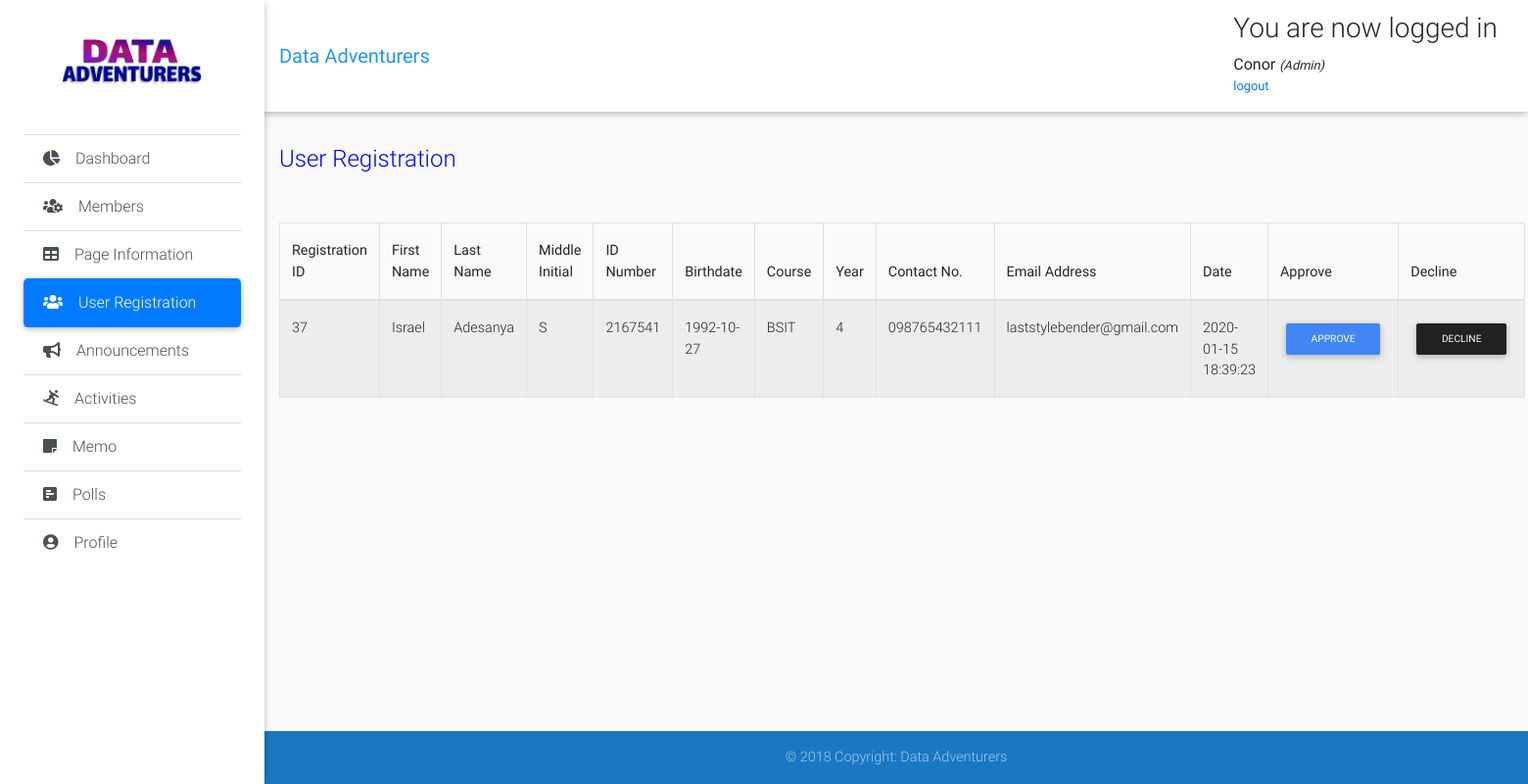
/admin-modules/user-registration.php (signed in), run on the app's committed database.
### tables this page shows
CREATE TABLE IF NOT EXISTS `page_info` (
  `id` int(11) NOT NULL AUTO_INCREMENT,
  `about` varchar(1000) NOT NULL,
  `mission` varchar(1000) NOT NULL,
  `vision` varchar(1000) NOT NULL,
  `address` varchar(250) NOT NULL,
  `contact` varchar(250) NOT NULL,
  `email` varchar(250) NOT NULL,
  `image` varchar(1000) NOT NULL,
  PRIMARY KEY (`id`)
);

CREATE TABLE IF NOT EXISTS `requests` (
  `id` int(11) NOT NULL AUTO_INCREMENT,
  `first_name` varchar(50) NOT NULL,
  `last_name` varchar(50) NOT NULL,
  `middle_initial` varchar(10) NOT NULL,
  `id_number` varchar(50) NOT NULL,
  `email_add` varchar(50) NOT NULL,
  `password` varchar(500) NOT NULL,
  `cpassword` varchar(500) NOT NULL,
  `Birthdate` varchar(50) NOT NULL,
  `course` varchar(50) NOT NULL,
  `Year` varchar(50) NOT NULL,
  `contact_num` varchar(50) NOT NULL,
  `date` datetime NOT NULL,
  PRIMARY KEY (`id`)
);

### admin-modules/user-registration.php (the view, shortened to what this page needs)
<?php
include "header.php";
 ?>
      <div class="list-group list-group-flush">
        <a href="dashboard.php" class="list-group-item list-group-item-action waves-effect">
          <i class="fas fa-chart-pie mr-3"></i>Dashboard</a>
        <a href="members.php" class="list-group-item list-group-item-action waves-effect">
          <i class="fas fa-users-cog mr-3"></i>Members</a>
        <a href="page-information.php" class="list-group-item list-group-item-action waves-effect">
          <i class="fas fa-table mr-3"></i>Page Information</a>
        <a href="user-registration.php" class="list-group-item list-group-item-action active waves-effect">
          <i class="fas fa-users mr-3"></i>User Registration</a>
        <a href="announcements.php" class="list-group-item list-group-item-action waves-effect">
          <i class="fas fa-bullhorn mr-3"></i>Announcements</a>
        <a href="activities.php" class="list-group-item list-group-item-action waves-effect">
          <i class="fas fa-snowboarding mr-3"></i>Activities</a>
        <a href="memo.php" class="list-group-item list-group-item-action waves-effect">
          <i class="fas fa-sticky-note mr-3"></i>Memo</a>
        <a href="polls.php" class="list-group-item list-group-item-action waves-effect">
          <i class="fas fa-poll-h mr-3"></i>Polls</a>
        <a href="profile.php" class="list-group-item list-group-item-action waves-effect">
          <i class="fas fa-user-circle mr-3"></i>Profile</a>
      </div>
<main class="pt-5 mx-lg-6">
  <div class="container-fluid mt-5">
    <div class="page-title">
      <br>
      <br>
        <h4 class="mb-2 mb-sm-0 pt-1">
          <span>User Registration</span>
        </h4>
    </div>
            <?php
            $result=mysqli_query($link, "select * from requests");
              echo "<table class='table table-striped table-bordered mydatatable'  cellspacing='0' style='width: 100%'>";
              echo  "<thead>";
              echo  "<tr>";
              echo  "<th>"; echo "Registration ID"; echo "</th>";
              echo  "<th>"; echo "First Name"; echo "</th>";
              echo  "<th>"; echo "Last Name"; echo "</th>";
              echo  "<th>"; echo "Middle Initial"; echo "</th>";
              echo  "<th>"; echo "ID Number"; echo "</th>";
              echo  "<th>"; echo "Birthdate"; echo "</th>";
              echo  "<th>"; echo "Course"; echo "</th>";
              echo  "<th>"; echo "Year"; echo "</th>";
              echo  "<th>"; echo "Contact No."; echo "</th>";
              echo  "<th>"; echo "Email Address"; echo "</th>";
              echo  "<th>"; echo "Date"; echo "</th>";
              echo  "<th>"; echo "Approve"; echo "</th>";
              echo  "<th>"; echo "Decline"; echo "</th>";
              echo  "</tr>";
              echo "</thead>";
              echo "<tbody>";
              while($row=mysqli_fetch_array($result))
              {
                  echo "<tr>";
                  echo "<td>"; echo $row["id"]; echo "</td>";
                  echo "<td>"; echo $row["first_name"]; echo "</td>";
                  echo "<td>"; echo $row["last_name"]; echo "</td>";
                  echo "<td>"; echo $row["middle_initial"]; echo "</td>";
                  echo "<td>"; echo $row["id_number"]; echo "</td>";
                  echo "<td>"; echo $row["Birthdate"]; echo "</td>";
                  echo "<td>"; echo $row["course"]; echo "</td>";
                  echo "<td>"; echo $row["Year"]; echo "</td>";
                  echo "<td>"; echo $row["contact_num"]; echo "</td>";
                  echo "<td>"; echo $row["email_add"]; echo "</td>";
                  echo "<td>"; echo $row["date"]; echo "</td>";
                  echo "<td>"; ?> <button class="btn btn-primary btn-sm" data-toggle="button" aria-pressed="false" autocomplete="off" onclick="window.location.href =
                                  'approve.php?id=<?php echo $row["id"]; ?>'">
                                   Approve</button> <?php echo "</td>";
                  echo "<td>"; ?> <button class="btn btn-dark btn-sm" onclick="window.location.href =
                                  'decline.php?id=<?php echo $row["id"]; ?>'">
                                   Decline</button> <?php echo "</td>";
                }
              echo "</tbody>";
              echo "</table>";
              ?>
            </div>
</main>
  <?php
  include "footer.php";
  ?>

### admin-modules/header.php (shortened to what this page needs)
<?php
include "connection.php";
 ?>
<!DOCTYPE html>
<html lang="en">
<head>
  <link rel="stylesheet" href="https://stackpath.bootstrapcdn.com/bootstrap/4.3.1/css/bootstrap.min.css">
  <link rel="stylesheet" type="text/css" href="https://cdn.datatables.net/v/bs4/dt-1.10.20/datatables.min.css"/>
  <link rel="stylesheet" href="https://use.fontawesome.com/releases/v5.11.2/css/all.css">
  <link href="../css/bootstrap.min.css" rel="stylesheet">
  <link href="../css/mdb.min.css" rel="stylesheet">
  <link href="../css/style.min.css" rel="stylesheet">
  <link href="../css/style.css" rel="stylesheet">
  <body class="grey lighten-5">
    <header>
      <nav class="navbar fixed-top navbar-expand-lg navbar-light white scrolling-navbar">
        <div class="container-fluid">
          <a class="navbar-brand waves-effect" href="page-information.php" target="_blank">
            <strong class="blue-text">Data Adventurers</strong>
          </a>
          <div class="collapse navbar-collapse" id="navbarSupportedContent">
            <div class="content">
              <?php if (isset($_SESSION['success'])) : ?>
                <div class="error success" >
                  <h3>
                    <?php
                    echo $_SESSION['success'];
                    ?>
                  </h3>
                </div>
              <?php endif ?>
              <div class="profile_info">
                <div>
                  <?php  if (isset($_SESSION['user'])) : ?>
                    <strong>
                      <?php echo
                      $_SESSION['user']['first_name'];
                      ?>
                    </strong>
                    <small>
                      <i>(<?php echo ucfirst($_SESSION['user']['role']); ?>)</i>
                      <br>
                      <ul class="navbar-nav nav-flex-icons">
                        <li class="nav-item">
                          <a href="header.php?logout='1'">logout</a>
                        </li>
                      </ul>
                    </small>
                  <?php endif ?>
                </div>
              </div>
            </div>
          </div>
        </div>
      </nav>
      <div class="sidebar-fixed position-fixed">
        <?php
              $result=mysqli_query($link, "select * from page_info");
              $row=mysqli_fetch_array($result);
              ?>
        <a class="logo-wrapper waves-effect">
          <img src=" <?php echo $row['image']; ?>" class="img-fluid" height="200" width="200" alt="">
        </a>
</head>

### css/style.css (style rules this page uses)
* { padding: 0; margin: 0; }
html { position: relative; min-height: 100%; }
body { margin-bottom: 150px; }
.page-title { margin-bottom: 50px; color: blue; }

### data on the page
page_info: image (picture)
requests: id "37", first_name "Israel", last_name "Adesanya", middle_initial "S", id_number "2167541", Birthdate "1992-10-27", course "BSIT", Year "4", contact_num "098765432111", email_add "laststylebender@gmail.com", date "2020-01-15 18:39:23"

### other printed values
$_SESSION['success'] "You are now logged in"
$_SESSION['user']['first_name'] "Conor"
$_SESSION['user']['role'] "Admin"
